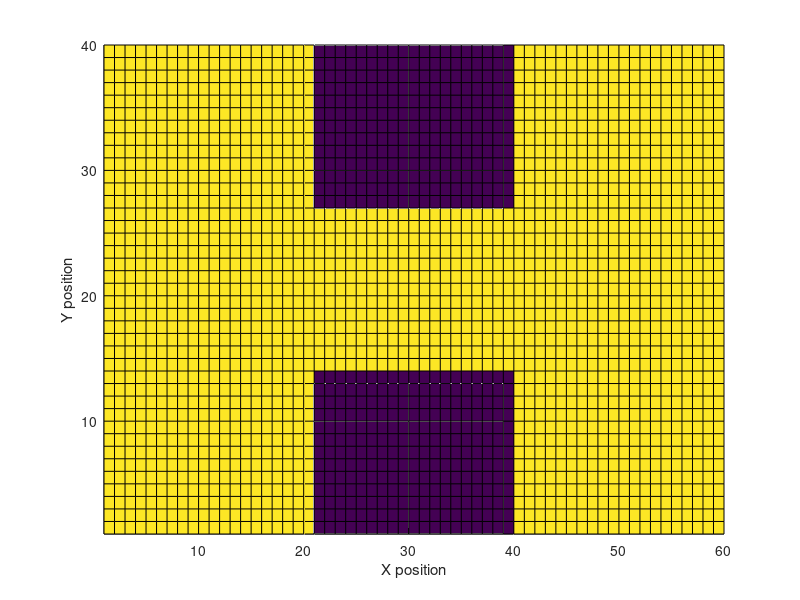
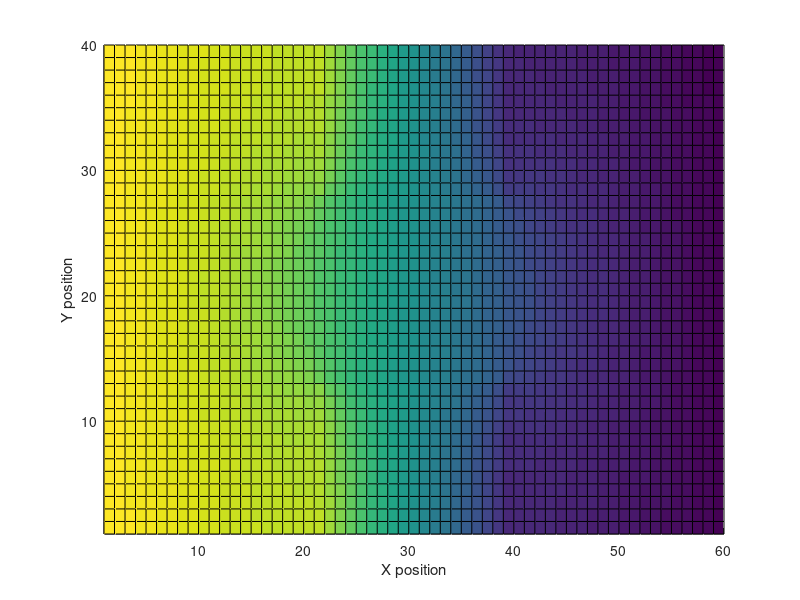
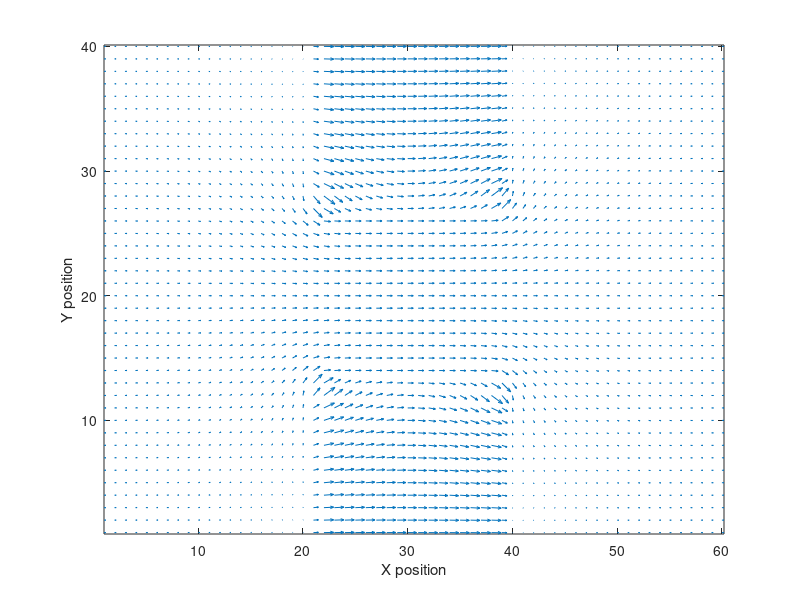
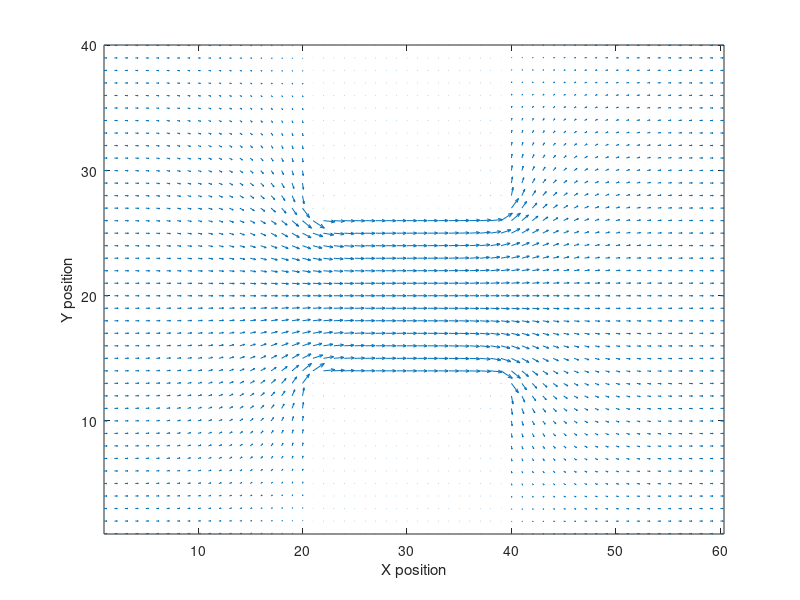

Write the MATLAB code that produced these figures, in order.
close all;  
clear; %intialization

set(0,'DefaultFigureWindowStyle','docked');

save_plots = 1;

% Potential and Length and Width of the rectangular region
W = 2;
L = 3/2*W;
V0 = 1;

dx = 0.05;
dy = 0.05;

nx = L/dx;
ny = W/dy;

% Conductivities
sigma_inside = 0.01;
sigma_outside = 1;

% GV = 0 form
G = sparse(nx*ny);
cMap = zeros(nx, ny);
B = zeros(1, nx*ny);

% Define the limits of the boxes
boxes = [nx*1/3 nx*2/3 ny*1/3 ny*2/3]; 

for i=1:nx
    for j=1:ny
        if i > boxes(1) && i < boxes(2) & (j < boxes(3) || j > boxes(4))
            cMap(i, j) = sigma_inside;
        else
            cMap(i, j) = sigma_outside;
        end
    end
end

for x = 1:nx
    for y = 1:ny
        n = y + (x-1)*ny;
        nxp = y + (x+1-1)*ny;
        nxm = y + (x-1-1)*ny;
        nyp = y + 1 + (x-1)*ny;
        nym = y - 1 + (x-1)*ny;
        
        if x == 1
            G(n, n) = 1;
            B(n) = V0;

        elseif x == nx
            G(n, n) = 1;
            B(n) = 0;
            
        elseif y == 1
            G(n, nxp) = (cMap(x+1, y) + cMap(x,y))/2;
            G(n, nxm) = (cMap(x-1, y) + cMap(x,y))/2;
            G(n, nyp) = (cMap(x, y+1) + cMap(x,y))/2;            
            G(n, n) = -(G(n,nxp)+G(n,nxm)+G(n,nyp));
            
        elseif y == ny
            G(n, nxp) = (cMap(x+1, y) + cMap(x,y))/2;
            G(n, nxm) = (cMap(x-1, y) + cMap(x,y))/2;
            G(n, nym) = (cMap(x, y-1) + cMap(x,y))/2;
            G(n, n) = -(G(n,nxp)+G(n,nxm)+G(n,nym));
            
        else
            G(n, nxp) = (cMap(x+1, y) + cMap(x,y))/2;
            G(n, nxm) = (cMap(x-1, y) + cMap(x,y))/2;
            G(n, nyp) = (cMap(x, y+1) + cMap(x,y))/2;
            G(n, nym) = (cMap(x, y-1) + cMap(x,y))/2;
            G(n, n) = -(G(n,nxp)+G(n,nxm)+G(n,nyp)+G(n,nym));
        end
    end
end

V=G\B';

for i=1:nx
    for j=1:ny


        N=j+(i-1)*ny;

        Vmat(j,i)=V(N);

    end
end

% Sigma(x,y) Surface Plot
figure('name', 'sigma(x, y)')
surf(cMap');
xlabel("X position")
ylabel("Y position")
zlabel("\sigma(x, y)")
axis tight
view(0,90)

if save_plots
    FN2 = 'Question 2a - sigma';   
    print(gcf, '-dpng', '-r600', FN2);  %Save graph in PNG
end

% Get the solution of the voltage
V = G\B';

VMap = zeros(ny, nx);
for i = 1:nx
    for j = 1:ny
        n = j + (i-1)*ny;
        VMap(j,i) = V(n);
    end
end

% V(x,y) Surface Plot
figure('name', 'V(x, y)')
surf(VMap)
axis tight
xlabel("X position")
ylabel("Y position")
zlabel("Voltage")
view(0, 90)

if save_plots
    FN2 = 'Question 2a - Potential';   
    print(gcf, '-dpng', '-r600', FN2);  %Save graph in PNG
end

% Show plot of the electric field
[Ex, Ey] = gradient(VMap);
Jx = -cMap'.*Ex;
Jy = -cMap'.*Ey;

figure('name', 'E(x, y)')
quiver(-Ex, -Ey)
xlabel("X position")
ylabel("Y position")
zlabel("E(x, y)")
axis tight
view(0, 90);

if save_plots
    FN2 = 'Question 2a - EField';   
    print(gcf, '-dpng', '-r600', FN2);  %Save graph in PNG
end

figure('name', 'J(x, y)')
quiver(Jx, Jy)
xlabel("X position")
ylabel("Y position")
zlabel("J(x, y)")
axis tight
view(0, 90);

if save_plots
    FN2 = 'Question 2a - CurrentDensity';   
    print(gcf, '-dpng', '-r600', FN2);  %Save graph in PNG
end

